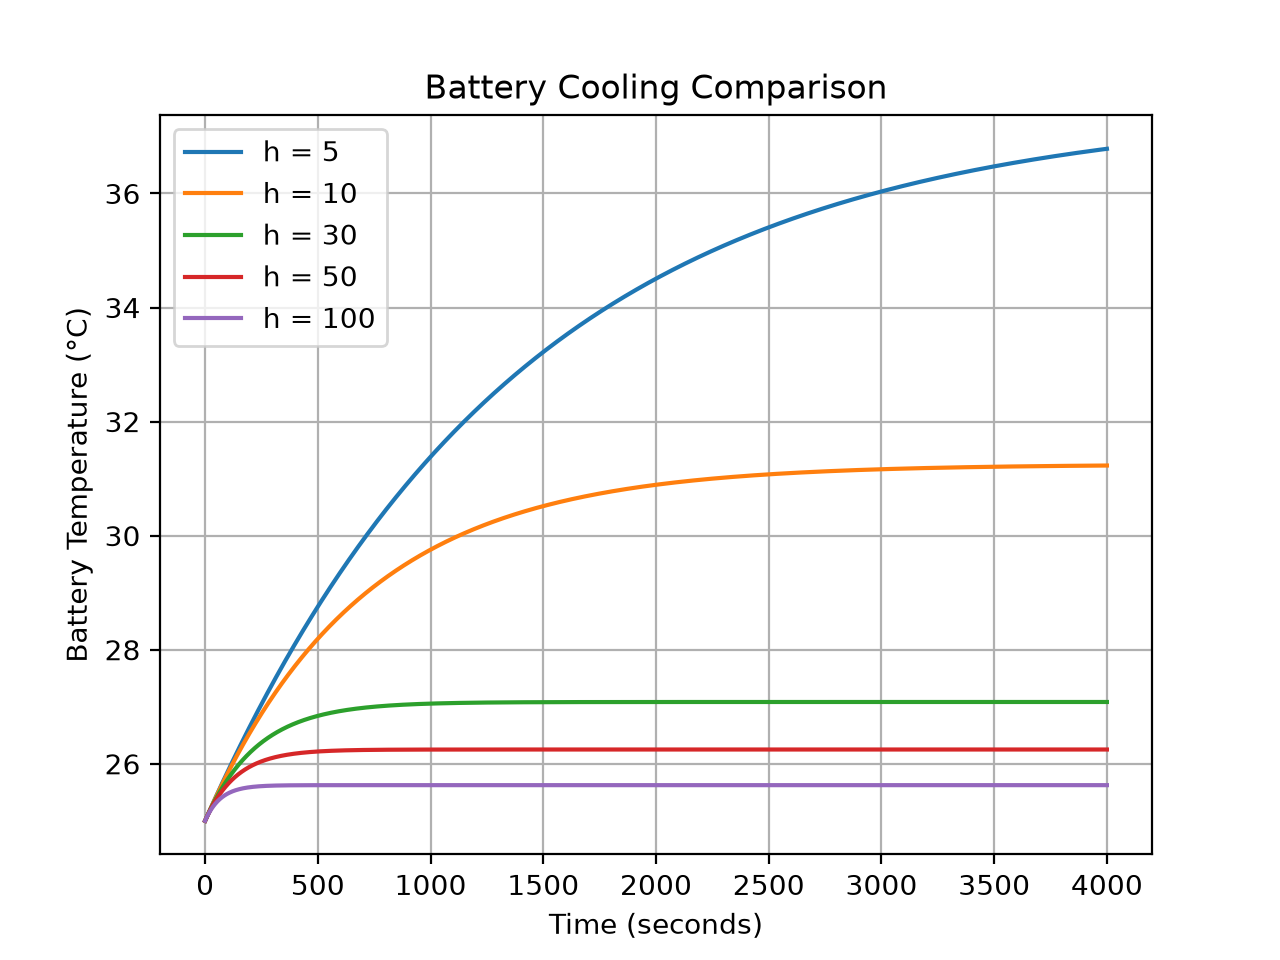

Python code for this plot:
import numpy as np
import matplotlib.pyplot as plt

# Battery properties
mass = 0.070
specific_heat = 1000
resistance = 0.025
ambient_temperature = 25
surface_area = 0.01
current = 5

# Simulation settings
initial_temperature = 25
time_step = 1
total_time = 4000

time_values = np.arange(0, total_time + time_step, time_step)

# Cooling conditions
h_values = [5, 10, 30, 50, 100]

# Simulate each cooling condition
for h in h_values:

    temperature = initial_temperature
    temperature_values = [initial_temperature]

    heat_generation = current**2 * resistance

    for t in time_values[1:]:

        heat_loss = h * surface_area * (
            temperature - ambient_temperature
        )

        net_heat = heat_generation - heat_loss

        temperature_change = (
            net_heat * time_step
            / (mass * specific_heat)
        )

        temperature += temperature_change

        temperature_values.append(temperature)

    plt.plot(
        time_values,
        temperature_values,
        label=f"h = {h}"
    )

# Graph formatting
plt.xlabel("Time (seconds)")
plt.ylabel("Battery Temperature (°C)")
plt.title("Battery Cooling Comparison")
plt.legend()
plt.grid()

plt.savefig("cooling_comparison.png", dpi=200)

print("Comparison graph saved successfully!")
